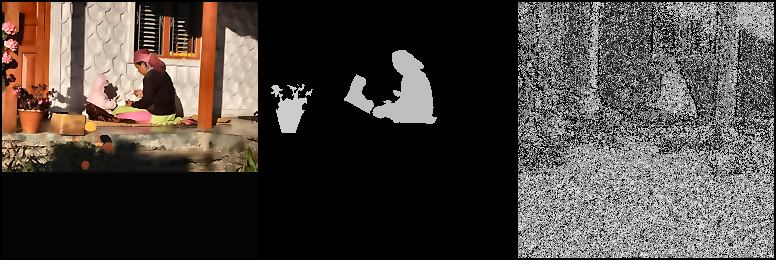
#> input picture 1.coding/2_Unet/train_images/0_0.png, 776 x 260 px
$ python -i utils.py   (imports and definitions only)
#> lines starting #> are read from the running program, lines starting #| are printed output that depends on the picture
from PIL import Image
import numpy as np
import cv2
import torch

def keep_image_size_open(path , size = (256,256)):
    '''
    using:
        将图片大小进行统一
        1.获取图片中的最大变成
        2.生成最大边×最大边的掩码mask
        3.将原图粘贴到掩码的左上角
        4.将图像进行缩放
    Args:
        path (str) : 图片的地址
        size (list) : 调整后的图片大小
    Returns:
        mask(Lise) : 完成后的一张图片
    '''
    img = Image.open(path)
    temp = max(img.size)
    mask = Image.new('RGB' , (temp , temp) , (0 , 0 , 0))
    mask.paste(img , (0 , 0))
    mask = mask.resize(size)
    return mask

def enhance_image (img:Image.Image) ->Image.Image:
    '''
    using:
        对原始的图像进行增强处理
        1.滤波去噪操作
        2.局部对比度增强
        3.使用边缘增强操作
    Args:
        img ： 普通的三原色图像
    Returns：
        result ： 增强后的三原色图像
    '''

    # 双边滤波去噪
    img_np = np.array(img)
    img_bgr = cv2.cvtColor(img_np, cv2.COLOR_RGB2BGR)
#> img_bgr is the input picture: shape (260, 776, 3); mean B, G, R 63.7, 68.5, 75.7
    denoised = cv2.bilateralFilter(
        img_bgr,
        d=7,  # 滤波邻域直径，越大越慢，7~9 是常用值
        sigmaColor=50,  # 颜色空间标准差：越大，越远的颜色也会被混合
        sigmaSpace=50  # 坐标空间标准差：越大，越远的像素也参与
    )

    #局部对比度增强处理
    lab = cv2.cvtColor(denoised, cv2.COLOR_BGR2LAB)
#> lab: shape (260, 776, 3); mean of channels 0, 1, 2 72.8, 130.3, 131.8
    l, a, b = cv2.split(lab)
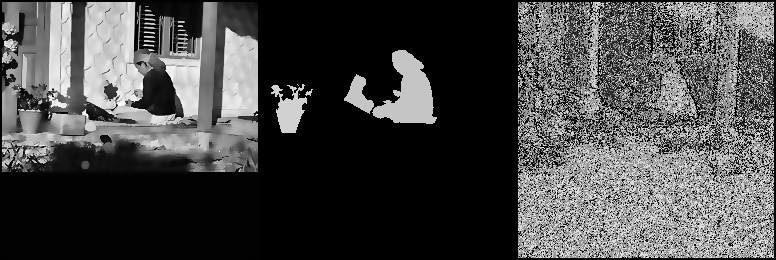
#> l: shape (260, 776); min 0, max 255, mean 72.8
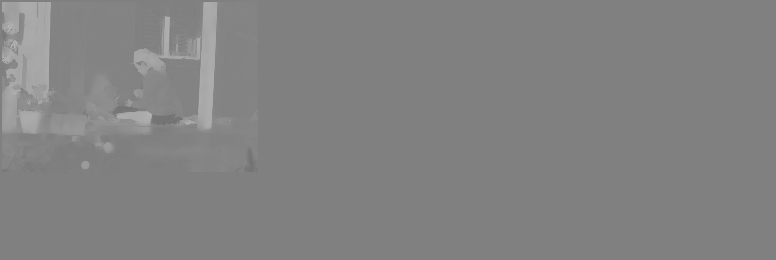
#> a: shape (260, 776); min 113, max 180, mean 130.3
    clahe = cv2.createCLAHE(
        clipLimit=2.0,  # 对比度限制，防止过度放大噪声；1.5~3.0 之间调
        tileGridSize=(8, 8)  # 局部块大小；图像越小可以适当改成 (4,4)
    )
    l_enhanced = clahe.apply(l)
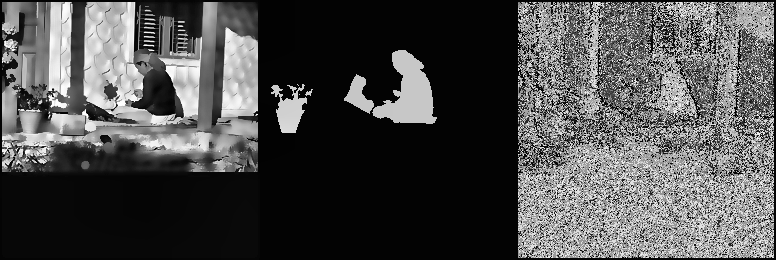
#> l_enhanced: shape (260, 776); min 1, max 255, mean 77.7

    lab_enhanced = cv2.merge([l_enhanced, a, b])
#> lab_enhanced: shape (260, 776, 3); mean of channels 0, 1, 2 77.7, 130.3, 131.8
    enhanced_bgr = cv2.cvtColor(lab_enhanced, cv2.COLOR_LAB2BGR)
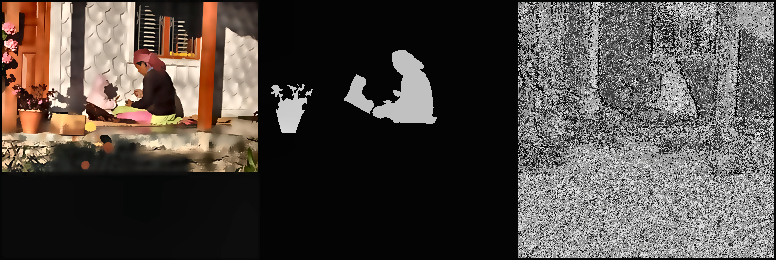
#> enhanced_bgr: shape (260, 776, 3); mean B, G, R 69, 73.9, 80.9

    # 进行边缘锐化操作
    blurred = cv2.GaussianBlur(enhanced_bgr, (0, 0), sigmaX=1.0)
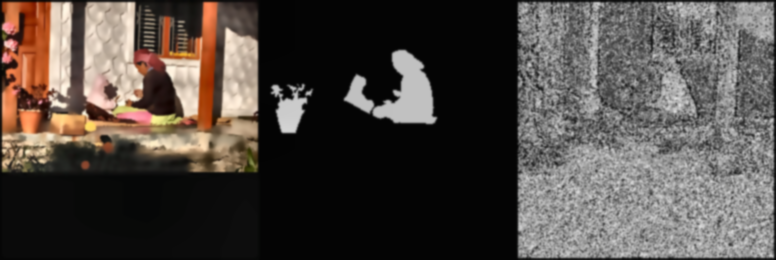
#> blurred: shape (260, 776, 3); mean B, G, R 69.1, 73.9, 81
    sharpened = cv2.addWeighted(
        enhanced_bgr, 1.5,  # 原图权重
        blurred, -0.5,  # 减去模糊图权重（strength = 0.5，可以调大到 1.0）
        0, 0
    )
    sharpened = np.clip(sharpened, 0, 255).astype(np.uint8)

    # 修改回原本的三原色图片返回
    result_rgb = cv2.cvtColor(sharpened, cv2.COLOR_BGR2RGB)
    return Image.fromarray(result_rgb)

# utils.py 新增
def keep_seg_size_open(path, size=(256, 256)):
    img = Image.open(path)  # 保持原始 P 模式，不转 RGB
    temp = max(img.size)
    mask = Image.new('P', (temp, temp), 0)  # 背景填 0
    mask.paste(img, (0, 0))
    mask = mask.resize(size, Image.NEAREST)  # ⚠️ 必须用 NEAREST，不能插值类别ID
    return mask

>>> import cv2
>>> picture = cv2.cvtColor(cv2.imread('train_images/0_0.png'), cv2.COLOR_BGR2RGB)
>>> result = enhance_image(picture)

$ run again, on 1.coding/2_Unet/train_images/0_10.png
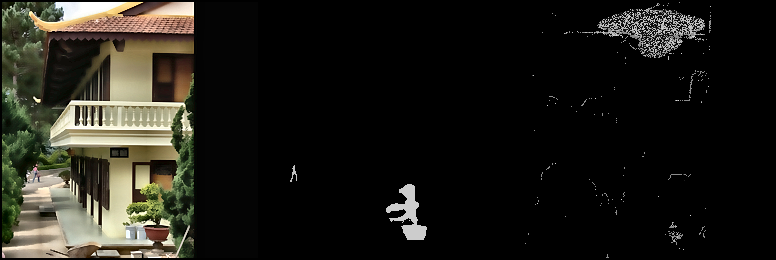
#> input picture 1.coding/2_Unet/train_images/0_10.png, 776 x 260 px
#> in enhance_image, img_bgr is the input picture: shape (260, 776, 3); mean B, G, R 24, 29.9, 31.1
#> lab: shape (260, 776, 3); mean of channels 0, 1, 2 30.8, 127.5, 131.4
#> in enhance_image, `l, a, b = cv2.split(lab)`:
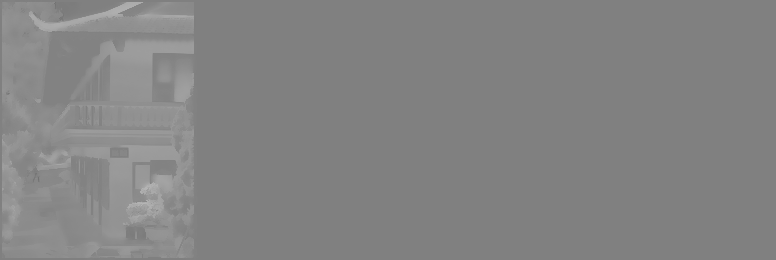
#> b: shape (260, 776); min 114, max 182, mean 131.4
#> lab_enhanced: shape (260, 776, 3); mean of channels 0, 1, 2 36.2, 127.5, 131.4
#> in enhance_image, `blurred = cv2.GaussianBlur(enhanced_bgr, (0, 0), sigmaX=1.0)`:
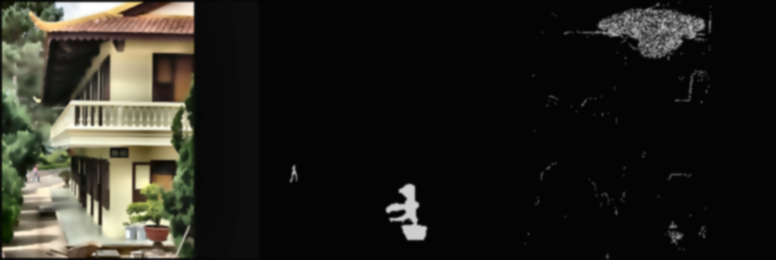
#> blurred: shape (260, 776, 3); mean B, G, R 30, 36, 37.2
